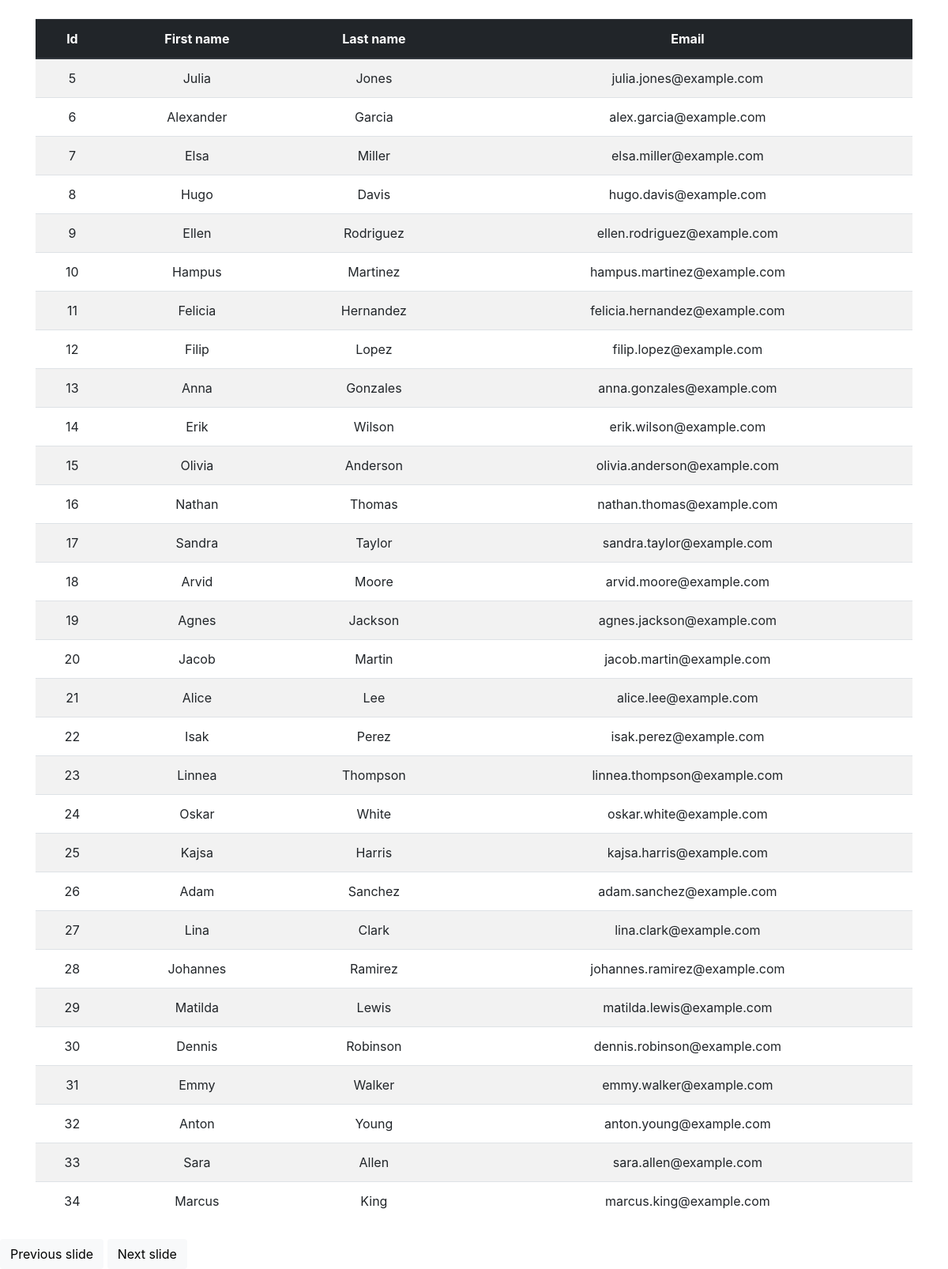
The page /infinite-scroll-demo/ on the database as committed earlier.
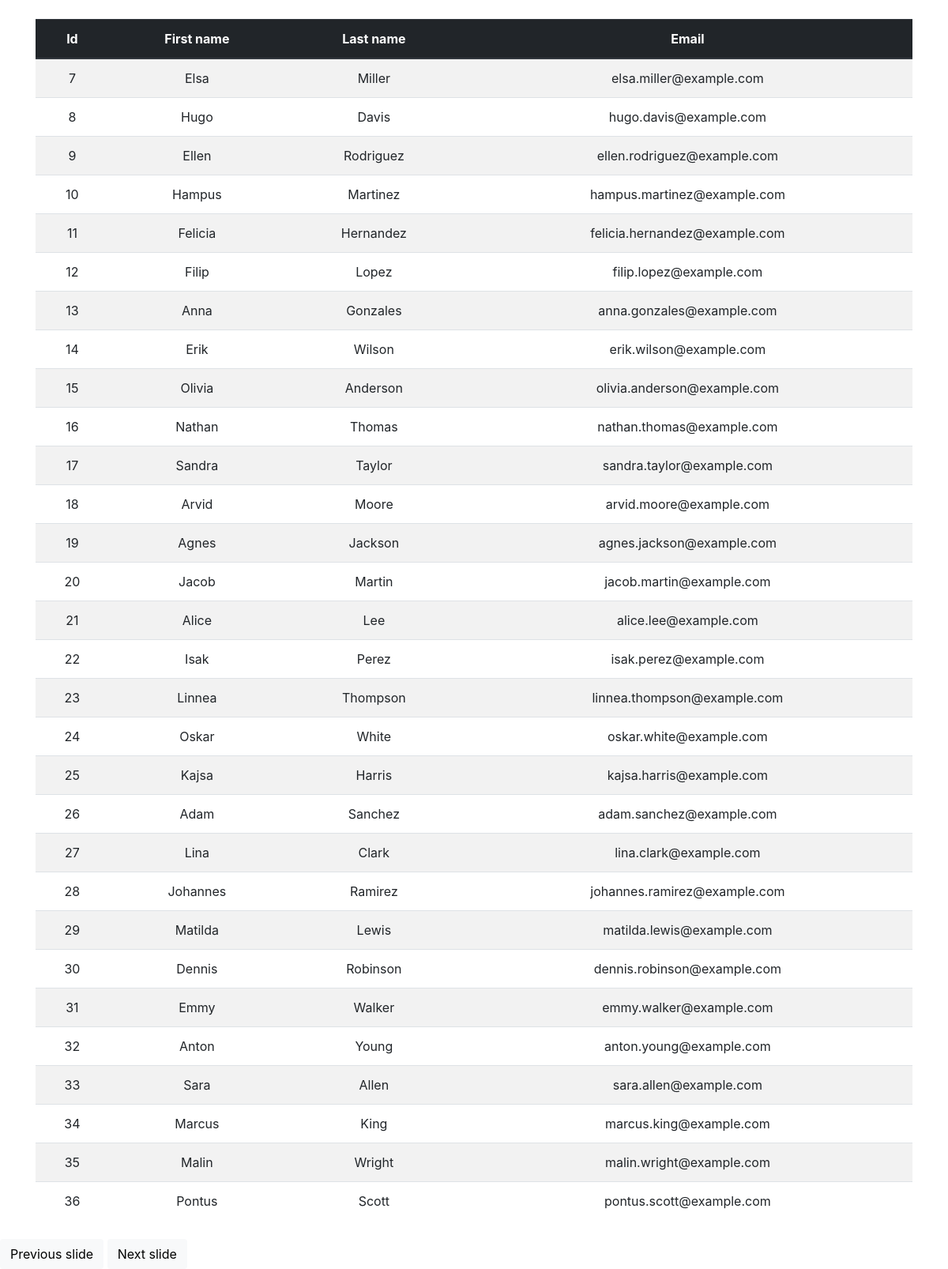
The same page on the database as committed later.
### app/models.py (models this page shows)
class Contact2(models.Model):
    first_name = models.CharField(max_length=200)
    last_name = models.CharField(max_length=200)
    email = models.CharField(max_length=200)

### app/views/infinite_scroll.py (the view)
# urls.py: path("infinite-scroll-demo/", infinite_scroll_demo, name="infinite-scroll-demo"),
def infinite_scroll_demo(request: WSGIRequest) -> HttpResponse:
    contacts = _get_contacts(page=0)
    return render(
        request,
        "infinite_scroll/demo.html",
        {"contacts": contacts, "next_page": 1},
    )

### app/views/infinite_scroll.py (called while the page is built)
def _get_contacts(page: int) -> Iterable[models.Contact2]:
    contacts_per_page = 30
    page_start = page * contacts_per_page
    page_end = page_start + contacts_per_page
    return models.Contact2.objects.all()[page_start:page_end]

### app/templates/infinite_scroll/demo.html (shortened to what this page needs)
{% extends 'slide.html' %}
{% block slide_content %}
<table class="table table-striped">
    <thead>
        <tr class="thead-dark">
            <th>Id</th>
            <th>First name</th>
            <th>Last name</th>
            <th>Email</th>
        </tr>
    <thead>
    <tbody>
        {% include "infinite_scroll/rows.html" with next_page="0" %}
</table>
{% endblock slide_content %}

### app/templates/slide.html (shortened to what this page needs)
{% extends 'base.html' %}
{% block content %}
<div id=slide-contents class="{{ transition_class }} container mt-4 mb-4 text-center">
{% block slide_content %}
{% endblock slide_content%}
</div>
{% include "previous_slide_button.html" %}
{% include "next_slide_button.html" %}
{% endblock content%}

### app/templates/base.html (shortened to what this page needs)
{% load static %}
<!DOCTYPE html>
<html lang="en">
<head>
    <link rel="stylesheet" href="https://maxcdn.bootstrapcdn.com/bootstrap/4.0.0/css/bootstrap.min.css">
    <link rel="stylesheet" href="{% static 'style.css' %}">
</head>
<body
hx-headers='{"X-CSRFToken": "{{ csrf_token }}"}'
>
        {% block content %}
        {% endblock %}
</body>
</html>

### app/templates/infinite_scroll/rows.html (shortened to what this page needs)
{% for contact in contacts %}
<tr>
    <td>{{ contact.id }}</td>
    <td>{{ contact.first_name }}</td>
    <td>{{ contact.last_name }}</td>
    <td>{{ contact.email }}</td>
</tr>
{% endfor %}

### app/templates/previous_slide_button.html (shortened to what this page needs)
<button
class="btn bg-light"
id="previous-button"
hx-swap-oob="true"
hx-get="/slide_contents/{{slide_number|add:"-1"}}?previous=true"
hx-swap="outerHTML transition:true"
hx-target="#slide-contents"
hx-push-url="/slide/{{slide_number|add:"-1"}}"
>
  Previous slide
</button>

### app/templates/next_slide_button.html
<button
class="btn bg-light"
id="next-button"
hx-swap-oob="true"
hx-get="/slide_contents/{{slide_number|add:"1"}}"
hx-swap="outerHTML transition:true"
hx-target="#slide-contents"
hx-push-url="/slide/{{slide_number|add:"1"}}"
>
  Next slide
</button>

Rows that differ between the two databases and show on the page:
removed Contact2: id "5", first_name "Julia", last_name "Jones", email "julia.jones@example.com"
removed Contact2: id "6", first_name "Alexander", last_name "Garcia", email "alex.garcia@example.com"
now on this page (row unchanged): Contact2: id "35", first_name "Malin", last_name "Wright", email "malin.wright@example.com"
now on this page (row unchanged): Contact2: id "36", first_name "Pontus", last_name "Scott", email "pontus.scott@example.com"
